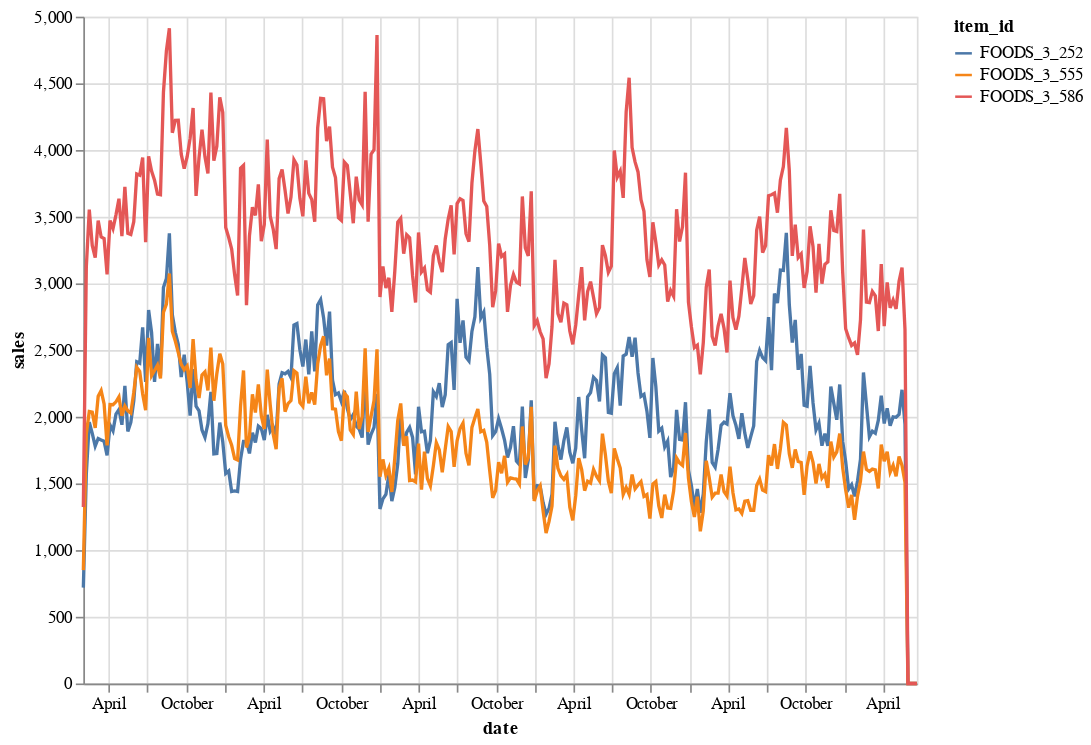

Notebook code for this chart:
### Markdown cell above
Now let's pick 3 most popular items to work with them further.

We will also plot sales for the items

### Code cell
top_items = data_subset.groupby('item_id').sum().sort_values(by='sales').index[-4:-1]

alt.data_transformers.disable_max_rows()

alt.Chart(data_subset.loc[data_subset.item_id.isin(top_items)].reset_index()).mark_line().encode(
    x='date:T',
    y=alt.Y('sales:Q'),
    color='item_id',
    tooltip=['item_id','date:T','sales:Q']
).properties(width=500, height=400)

### Figure 1 — Vega-Lite specification as saved in the notebook (floating-point values rounded to 4 significant figures; data arrays with more than 128 entries replaced by an {"elided": "..."} marker saying what was removed)
{"config": {"view": {"continuousWidth": 400, "continuousHeight": 300}}, "data": {"name": "data-ec9819b081937fb4f1d43d87e5402034"}, "mark": "line", "encoding": {"color": {"type": "nominal", "field": "item_id"}, "tooltip": [{"type": "nominal", "field": "item_id"}, {"type": "temporal", "field": "date"}, {"type": "quantitative", "field": "sales"}], "x": {"type": "temporal", "field": "date"}, "y": {"type": "quantitative", "field": "sales"}}, "height": 400, "width": 500, "$schema": "https://vega.github.io/schema/vega-lite/v4.8.1.json", "datasets": {"data-ec9819b081937fb4f1d43d87e5402034": {"elided": "846 records"}}}
